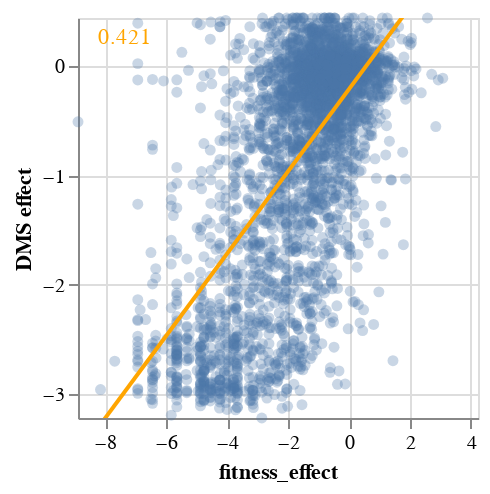
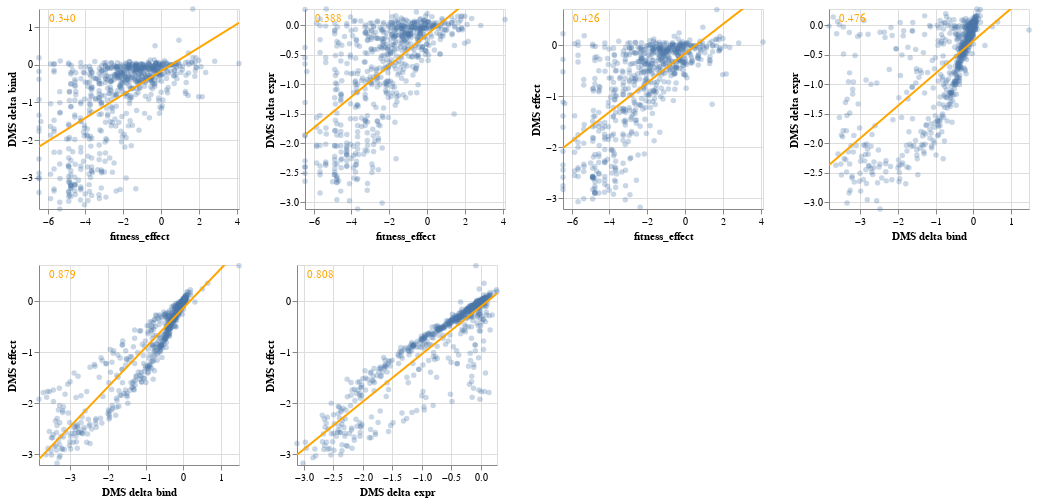
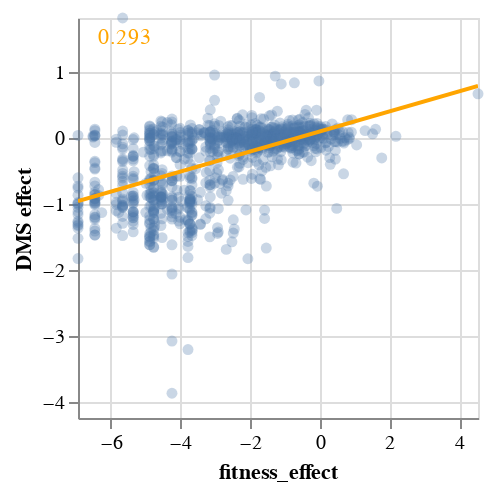
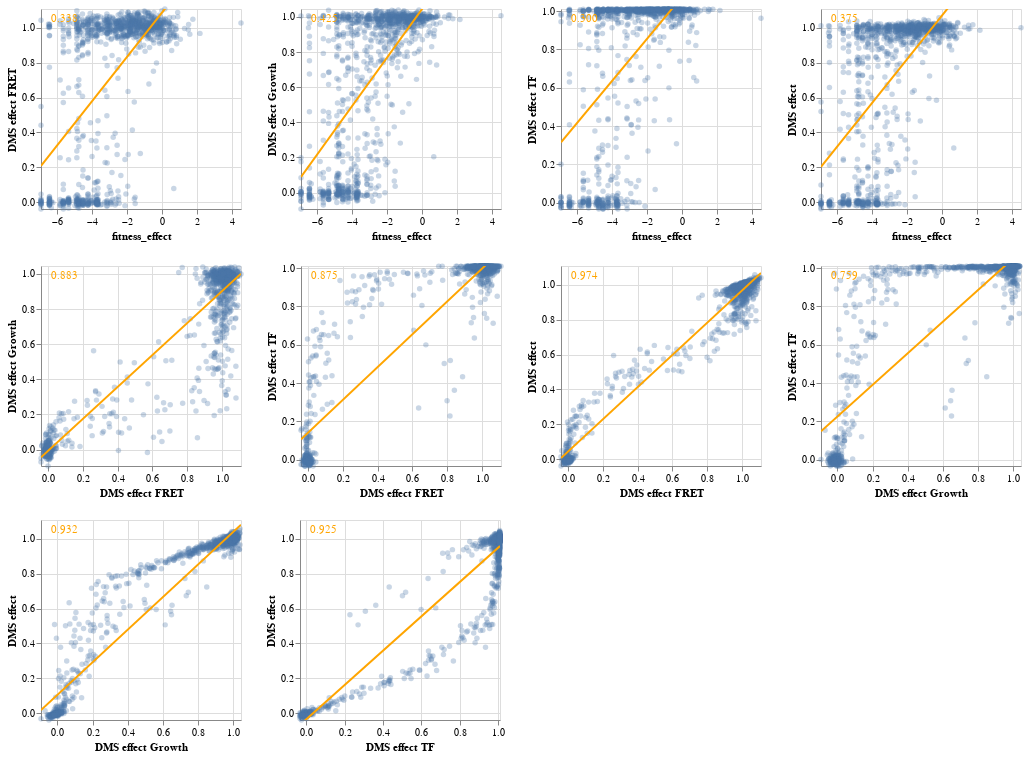

These figures' notebook cell, in order:
### Markdown cell above
## Correlation of two fitness sets with each deep mutational scanning dataset
Do the current or Neher fitness estimates correlate better with deep mutational scanning?

### Code cell
for dms_dataset, dms_df in dms_dataset_dfs.items():
    
    dms_config = dms_datasets[dms_dataset]
    gene = dms_config["gene"]
    print(f"\nAnalyzing {dms_dataset=} for {gene=}")
    if "filter_cols" in dms_config:
        for filter_col, filter_val in dms_config["filter_cols"].items():
            print(f"Filtering for {filter_col} >= {filter_val}")
            dms_df = dms_df.query(f"{filter_col} >= {filter_val}").drop(columns=filter_col)
            
    dms_cols = {
        c: f"DMS {c.replace('_', ' ')}"
        for c in dms_df
        if c not in {"site", "wildtype", "mutant"}
    }
    dms_df = dms_df.rename(columns=dms_cols)
    if dms_df["site"].dtype != int:
        # only keep integer sites as they are only ones with fitness estimates
        dms_df = dms_df[dms_df["site"].str.fullmatch("\d+")]
        dms_df["site"] = dms_df["site"].astype(int)
    
    gene_fitness = (
        aa_fitness
        .query("gene == @gene")
        .rename(columns={"aa_site": "site"})
        [["site", "aa", "fitness", "expected_count"]]
    )
    
    corr_df = (
        dms_df
        .merge(
            gene_fitness.rename(
                columns={
                    "aa": "wildtype",
                    "fitness": "wt_fitness",
                    "expected_count": "expected_count_wt",
                }
            ),
            on=["site", "wildtype"],
            how="inner",
            validate="many_to_one",
        )
        .merge(
            gene_fitness.rename(
                columns={
                    "aa": "mutant",
                    "fitness": "mut_fitness",
                    "expected_count": "expected_count_mut",
                }
            ),
            on=["site", "mutant"],
            how="inner",
            validate="many_to_one",
        )
        .query("wildtype != mutant")
        .assign(
            expected_count=lambda x: numpy.minimum(
                x["expected_count_wt"], x["expected_count_mut"],
            ),
            fitness_effect=lambda x: x["mut_fitness"] - x["wt_fitness"],
            mutation=lambda x: x["wildtype"] + x["site"].astype(str) + x["mutant"],
        )
        [["mutation", "fitness_effect", "expected_count", *dms_cols.values()]]
        .melt(
            id_vars=["mutation", "expected_count"],
            var_name="subset",
            value_name="delta_fitness",
        )
    )

    corr_chart = plot_corr_scatters(corr_df)
    display(corr_chart)
